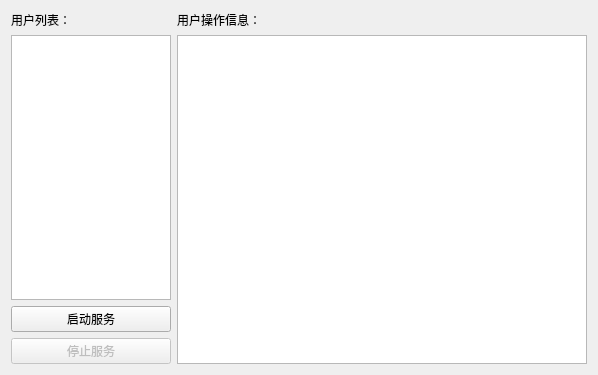
<?xml version="1.0" encoding="UTF-8"?>
<ui version="4.0">
 <class>serverClass</class>
 <widget class="QMainWindow" name="serverClass">
  <property name="geometry">
   <rect>
    <x>0</x>
    <y>0</y>
    <width>598</width>
    <height>375</height>
   </rect>
  </property>
  <property name="windowTitle">
   <string>server</string>
  </property>
  <property name="windowIcon">
   <iconset resource="server.qrc">
    <normaloff>:/server/exe.ico</normaloff>:/server/exe.ico</iconset>
  </property>
  <widget class="QWidget" name="centralWidget">
   <layout class="QHBoxLayout" name="horizontalLayout">
    <item>
     <layout class="QVBoxLayout" name="verticalLayout">
      <item>
       <widget class="QLabel" name="label">
        <property name="maximumSize">
         <size>
          <width>160</width>
          <height>16777215</height>
         </size>
        </property>
        <property name="text">
         <string>用户列表：</string>
        </property>
       </widget>
      </item>
      <item>
       <widget class="QListWidget" name="userList">
        <property name="maximumSize">
         <size>
          <width>160</width>
          <height>16777215</height>
         </size>
        </property>
        <property name="editTriggers">
         <set>QAbstractItemView::NoEditTriggers</set>
        </property>
       </widget>
      </item>
      <item>
       <widget class="QPushButton" name="startServer">
        <property name="maximumSize">
         <size>
          <width>160</width>
          <height>16777215</height>
         </size>
        </property>
        <property name="text">
         <string>启动服务</string>
        </property>
       </widget>
      </item>
      <item>
       <widget class="QPushButton" name="stopServer">
        <property name="enabled">
         <bool>false</bool>
        </property>
        <property name="maximumSize">
         <size>
          <width>160</width>
          <height>16777215</height>
         </size>
        </property>
        <property name="text">
         <string>停止服务</string>
        </property>
       </widget>
      </item>
     </layout>
    </item>
    <item>
     <layout class="QVBoxLayout" name="verticalLayout_2">
      <item>
       <widget class="QLabel" name="label_2">
        <property name="text">
         <string>用户操作信息：</string>
        </property>
       </widget>
      </item>
      <item>
       <widget class="QTextEdit" name="userOP">
        <property name="readOnly">
         <bool>true</bool>
        </property>
       </widget>
      </item>
     </layout>
    </item>
   </layout>
  </widget>
 </widget>
 <layoutdefault spacing="6" margin="11"/>
 <resources>
  <include location="server.qrc"/>
 </resources>
 <connections/>
</ui>
